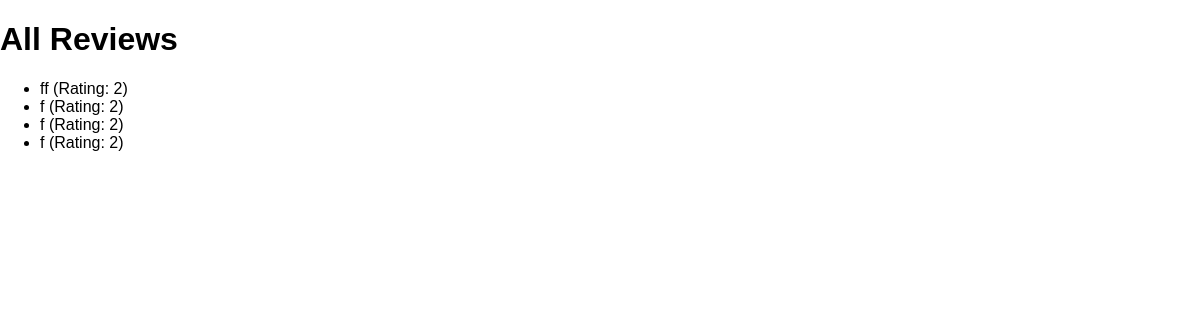
/reviews, run on an earlier commit of the app's database.
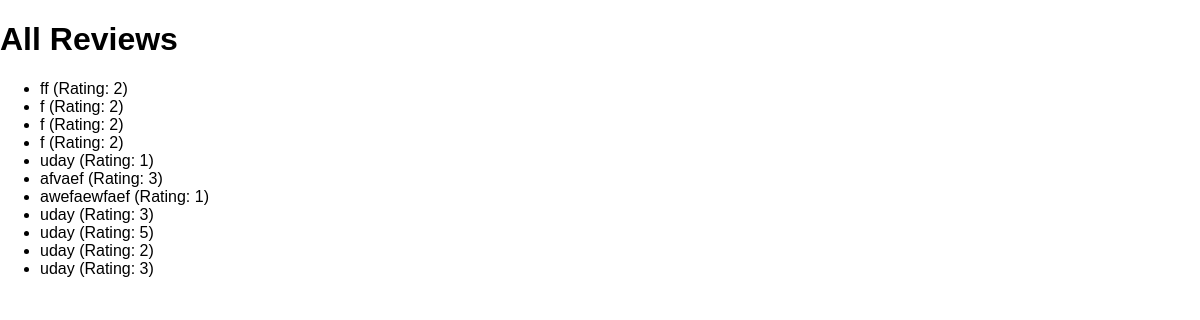
And on a later commit of the database.
### reviews/models.py (models this page shows)
class Review(models.Model):
    user_name = models.CharField(max_length=100)
    review_text = models.TextField()
    rating = models.IntegerField()

### reviews/views.py (the view)
# urls.py: path('reviews', views.ReviewListView.as_view()),
class ReviewListView(ListView):
    template_name = 'reviews/review_list.html'
    model = Review # ListView -default template reference var name object_list
    context_object_name = 'reviews' # rename the template reference to this name
    def get_queryset(self):
        base_query = super().get_queryset()
        data = base_query.filter(rating__gte=1)
        return data

### reviews/templates/reviews/review_list.html (shortened to what this page needs)
{% extends "reviews/base.html" %}
{% block content %}
    <h1>All Reviews</h1>
    <ul>
        {% for review in reviews %}
            <li>{{ review.user_name }} (Rating: {{ review.rating }})</li>
        {% endfor %}
    </ul>
{% endblock %}

### reviews/templates/reviews/base.html (shortened to what this page needs)
{% load static %}
<!doctype html>
<html lang="en">
<head>
    <link rel="stylesheet" href="{% static 'reviews/style.css' %}">
</head>
<body>
    {% block content %}
    {% endblock %}
</body>
</html>

### reviews/static/reviews/style.css (style rules this page uses)
body { font-family: sans-serif; margin: 0; }

What changed in the data, as far as the page shows it:
added Review: user_name "uday", rating "1"
added Review: user_name "afvaef", rating "3"
added Review: user_name "awefaewfaef", rating "1"
added Review: user_name "uday", rating "3"
added Review: user_name "uday", rating "5"
added Review: user_name "uday", rating "2"
added Review: user_name "uday", rating "3"
